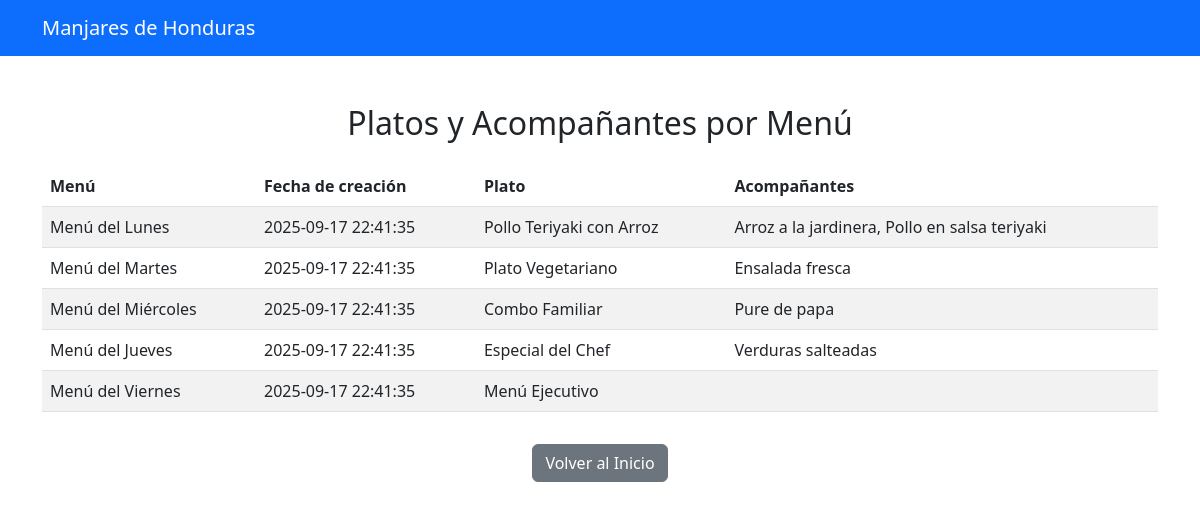
The page /views/consulta3.php on the database its author committed.
### tables this page shows
CREATE TABLE Menus (
    codigo_menu INT PRIMARY KEY,
    fecha_elaboracion DATE,
    descripcion VARCHAR(200),
    fecha_creacion DATETIME,
    fecha_modificacion DATETIME
);

CREATE TABLE Platos (
    codigo_plato INT PRIMARY KEY,
    nombre_plato VARCHAR(100),
    precio_plato DECIMAL(10,2),
    fecha_creacion DATETIME,
    fecha_modificacion DATETIME
);

### consultas.php (called while the page is built, shortened)
<?php
function obtenerPlatosYAcompanantes($conn) {
    $sql = "SELECT m.codigo_menu, m.descripcion, m.fecha_creacion, p.codigo_plato, p.nombre_plato,
                   a.codigo_acompanante, a.nombre_acompanante
            FROM Menus m
            JOIN MenuPlatos mp ON m.codigo_menu = mp.codigo_menu
            JOIN Platos p ON mp.codigo_plato = p.codigo_plato
            LEFT JOIN AcompanantePlatos ap ON p.codigo_plato = ap.codigo_plato
            LEFT JOIN Acompanantes a ON ap.codigo_acompanante = a.codigo_acompanante
            ORDER BY m.codigo_menu, p.codigo_plato";
    $result = $conn->query($sql);
    return $result;
}
?>

### views/consulta3.php (the view, shortened to what this page needs)
<?php
include '../database.php';
include '../consultas.php';
$resultado = obtenerPlatosYAcompanantes($conn);
?>
<!DOCTYPE html>
<html lang="es">
<head>
    <link href="https://cdn.jsdelivr.net/npm/bootstrap@5.3.0/dist/css/bootstrap.min.css" rel="stylesheet">
</head>
<body>
    <nav class="navbar navbar-expand-lg navbar-dark bg-primary">
        <div class="container">
            <a class="navbar-brand" href="../index.php">Manjares de Honduras</a>
        </div>
    </nav>
    <div class="container mt-5">
        <h2 class="text-center mb-4">Platos y Acompañantes por Menú</h2>
        <?php if ($resultado->num_rows > 0): ?>
        <div class="table-responsive">
            <table class="table table-striped">
                <thead>
                    <tr>
                        <th>Menú</th>
                        <th>Fecha de creación</th>
                        <th>Plato</th>
                        <th>Acompañantes</th>
                    </tr>
                </thead>
                <tbody>
                    <?php
                    $current_menu = "";
                    $current_plato = "";
                    $current_fecha = "";
                    $acompanantes = array();
                    while ($row = $resultado->fetch_assoc()):
                        if ($current_menu != $row['descripcion'] || $current_fecha != $row['fecha_creacion']) {
                            if ($current_menu != "") {
                                echo "<tr>";
                                echo "<td>$current_menu</td>";
                                echo "<td>$current_fecha</td>";
                                echo "<td>$current_plato</td>";
                                echo "<td>" . implode(", ", $acompanantes) . "</td>";
                                echo "</tr>";
                            }
                            $current_menu = $row['descripcion'];
                            $current_fecha = $row['fecha_creacion'];
                            $current_plato = $row['nombre_plato'];
                            $acompanantes = array();
                            if ($row['nombre_acompanante']) {
                                $acompanantes[] = $row['nombre_acompanante'];
                            }
                        } else {
                            if ($row['nombre_acompanante']) {
                                $acompanantes[] = $row['nombre_acompanante'];
                            }
                        }
                    endwhile;
                    if ($current_menu != "") {
                        echo "<tr>";
                        echo "<td>$current_menu</td>";
                        echo "<td>$current_fecha</td>";
                        echo "<td>$current_plato</td>";
                        echo "<td>" . implode(", ", $acompanantes) . "</td>";
                        echo "</tr>";
                    }
                    ?>
                </tbody>
            </table>
        </div>
        <?php else: ?>
        <div class="alert alert-info">No se encontraron datos.</div>
        <?php endif; ?>
        <div class="mt-3 text-center">
            <a href="../index.php" class="btn btn-secondary">Volver al Inicio</a>
        </div>
    </div>
</body>
</html>

### rows shown on the page
menus: acompanantes "Arroz a la jardinera, Pollo en salsa teriyaki", descripcion "Menú del Martes", fecha_creacion "2025-09-17 22:41:35"
menus: descripcion "Menú del Lunes", fecha_creacion "2025-09-17 22:41:35"
platos: nombre_plato "Pollo Teriyaki con Arroz"
menus: acompanantes "Ensalada fresca", descripcion "Menú del Miércoles", fecha_creacion "2025-09-17 22:41:35"
platos: nombre_plato "Plato Vegetariano"
menus: acompanantes "Pure de papa", descripcion "Menú del Jueves", fecha_creacion "2025-09-17 22:41:35"
platos: nombre_plato "Combo Familiar"
menus: acompanantes "Verduras salteadas", descripcion "Menú del Viernes", fecha_creacion "2025-09-17 22:41:35"
platos: nombre_plato "Especial del Chef"
platos: nombre_plato "Menú Ejecutivo"
